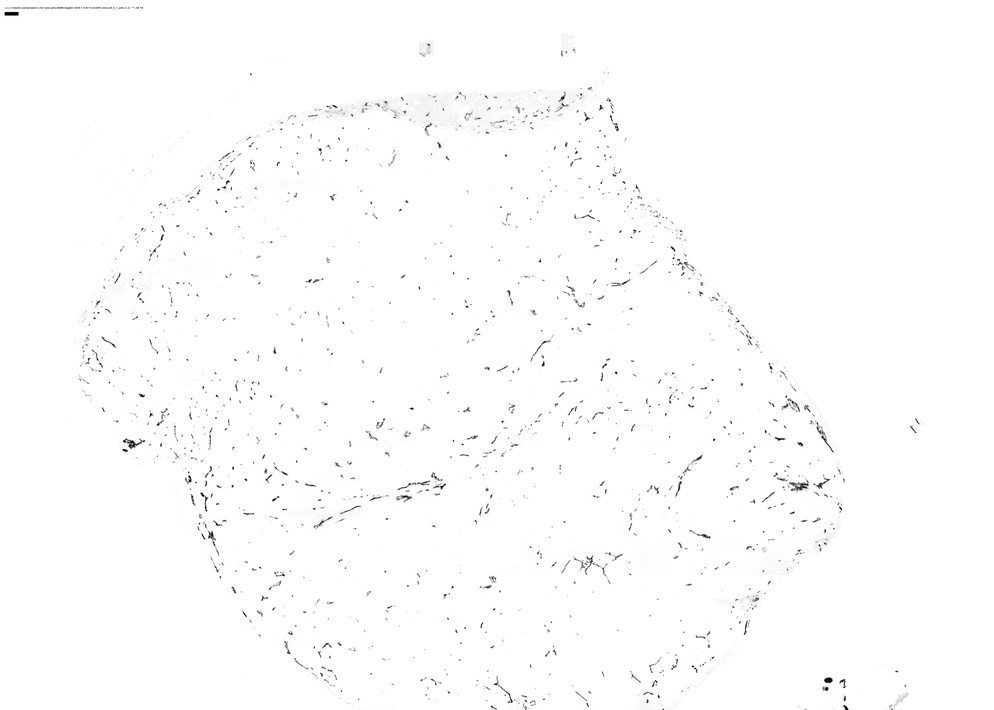
#> input picture Python Image Processing/(1,3)/CD31_darkred.jpg, 994 x 710 px, shrunk from 5376 x 3840 before the run, found by its file name
$ python 'image overlay.py'
#> lines starting #> are read from the running program, lines starting #| are printed output that depends on the picture
from PIL import Image
import numpy as np
import cv2

img1 = Image.open('/Users/emily/PycharmProjects/ImageProcessingTest/(1,3)/CD31_darkred.jpg')
#> img1 is the input picture: PIL image 994x710 RGB; min 0, max 255, mean 253.1
imgrgba1 = img1.convert("RGBA")
img2 = Image.open('/Users/emily/PycharmProjects/ImageProcessingTest/(1,3)/pimo_green.jpg')
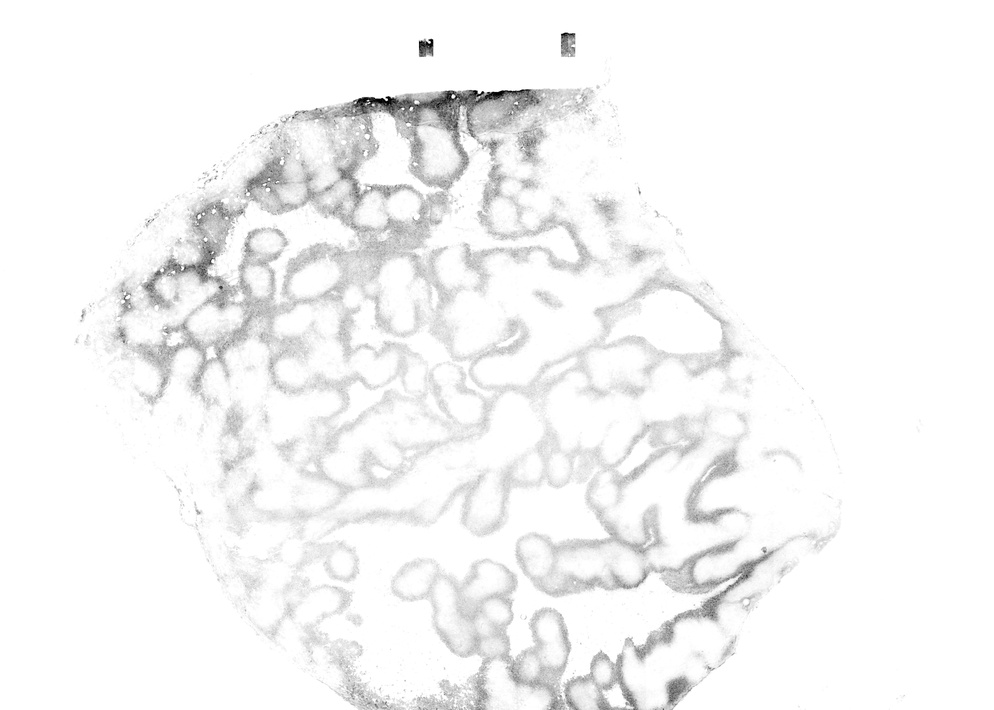
#> input picture Python Image Processing/(1,3)/pimo_green.jpg, 994 x 710 px, shrunk from 5376 x 3840 before the run, found by its file name
#> img2 is the input picture: PIL image 994x710 RGB; min 0, max 255, mean 245.8
imgrgba2 = img2.convert("RGBA")
img3 = Image.open('/Users/emily/PycharmProjects/ImageProcessingTest/(1,3)/carbo_lightblue.jpg')
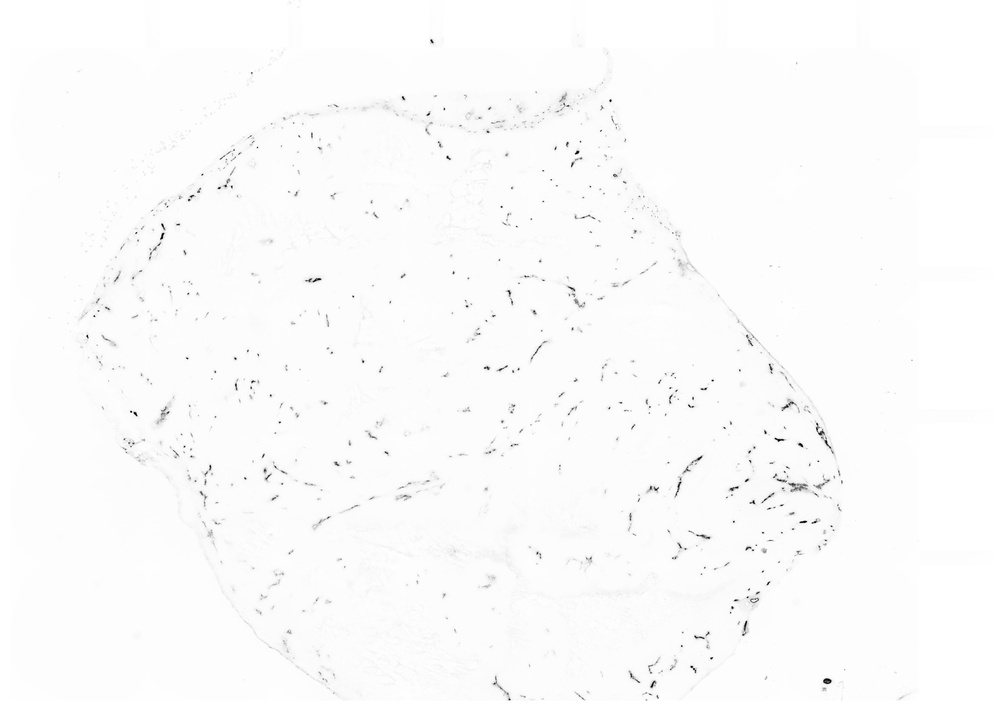
#> input picture Python Image Processing/(1,3)/carbo_lightblue.jpg, 994 x 710 px, shrunk from 5376 x 3840 before the run, found by its file name
#> img3 is the input picture: PIL image 994x710 RGB; min 0, max 255, mean 251.4
imgrgba3 = img3.convert("RGBA")


# adds a sepia hue
def add_hue(image):
    im_color = cv2.applyColorMap(image, cv2.COLORMAP_OCEAN)
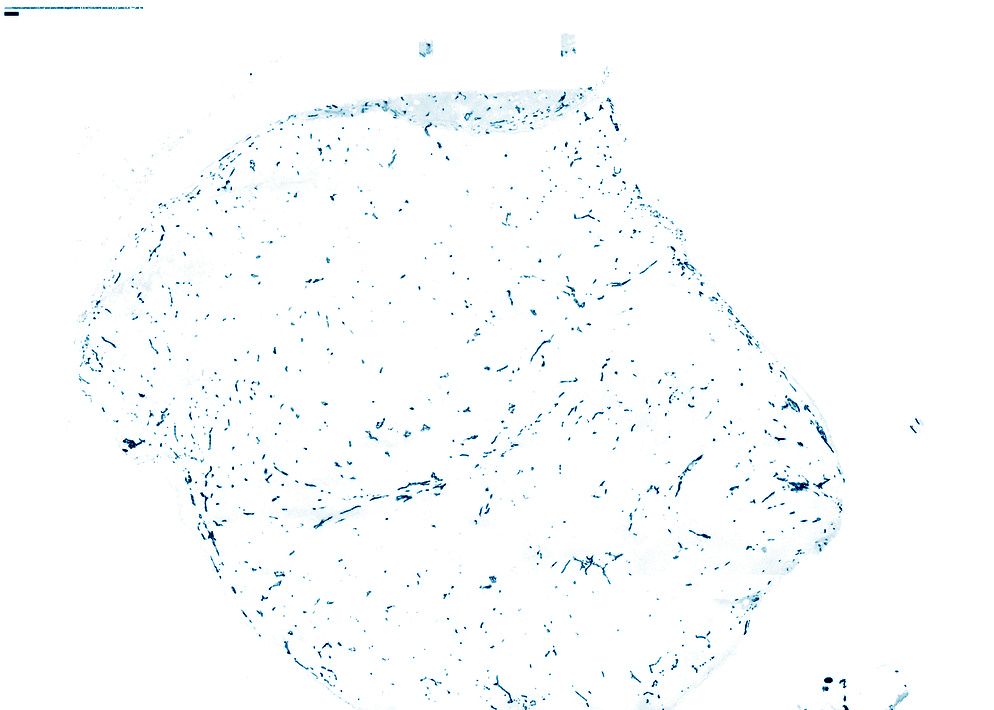
#> im_color: shape (710, 994, 3); mean B, G, R 253.1, 252.2, 250.4
    img_color = Image.fromarray(im_color)
    return img_color


arr = np.array(img1)
imgcolor1 = add_hue(arr)
imgcolor1.show()

# alpha compositing images:
alpha_one = Image.alpha_composite(imgrgba1, imgrgba2)
alpha_one.show()

alpha_two = Image.alpha_composite(alpha_one, imgrgba3)
alpha_two.show()
alpha_two.save('composite_img.png', 'PNG')
